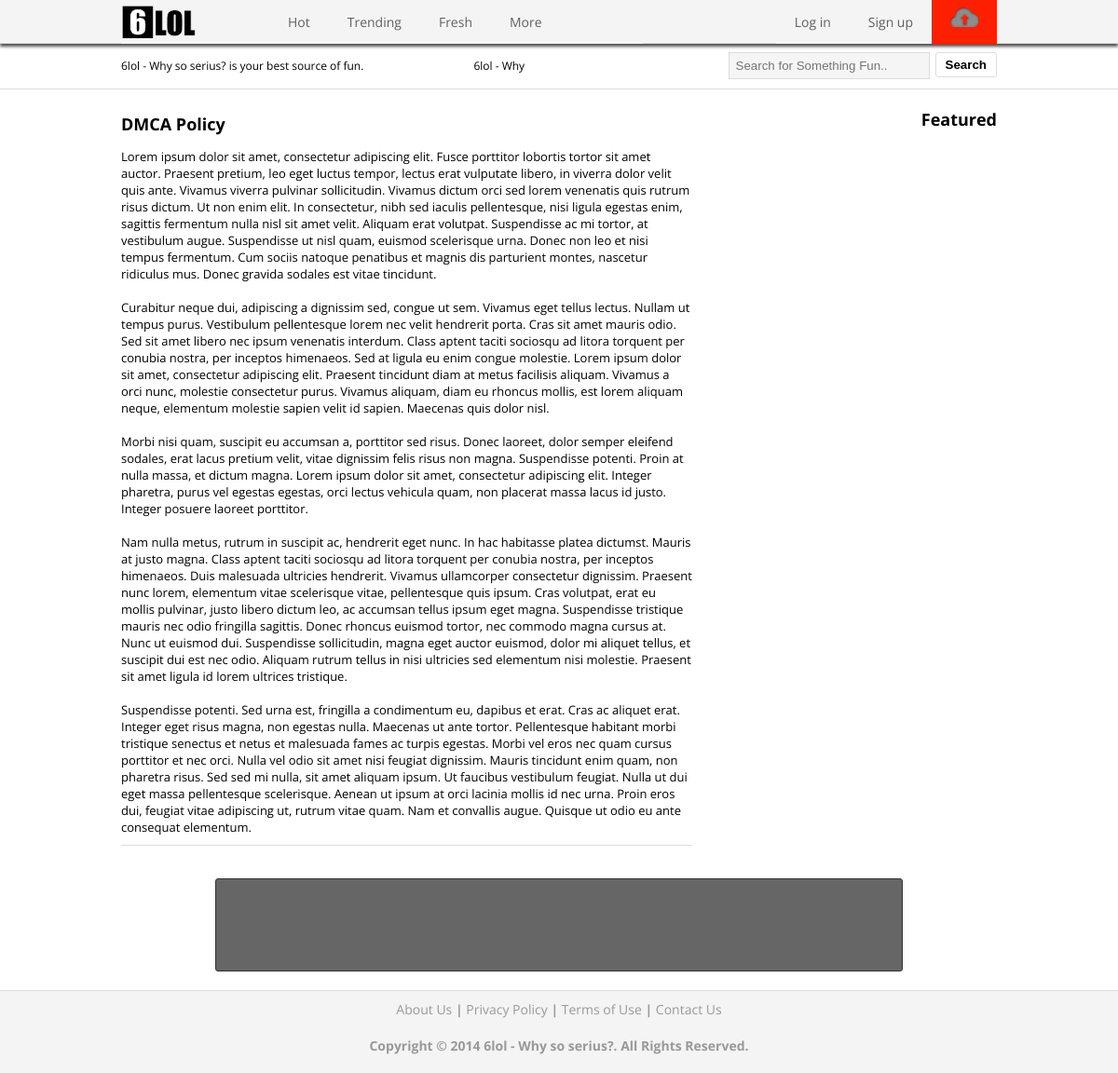
/dmca.php, run on the app's committed database.
### tables this page shows
CREATE TABLE IF NOT EXISTS `settings` (
  `id` int(1) NOT NULL,
  `name` varchar(100) NOT NULL,
  `siteurl` varchar(500) NOT NULL,
  `keywords` varchar(255) NOT NULL,
  `descrp` varchar(255) NOT NULL,
  `email` varchar(100) NOT NULL,
  `fbapp` varchar(500) NOT NULL,
  `active` int(11) NOT NULL,
  `open_posts` int(11) NOT NULL,
  `fbpage` varchar(900) NOT NULL,
  `twitter` varchar(500) NOT NULL,
  `gplus` varchar(500) NOT NULL,
  `template` varchar(255) NOT NULL,
  `site_hits` int(11) NOT NULL,
  PRIMARY KEY (`id`)
);

CREATE TABLE IF NOT EXISTS `pages` (
  `id` int(11) NOT NULL,
  `page` longtext NOT NULL,
  PRIMARY KEY (`id`)
);

### dmca.php (the view)
<?php include ('header.php');?>
<section id="left">
<div class="post-box">
<header class="post-header">
<div class="post-title"><h1>DMCA Policy</h1></div>
<div class="post-footer"></div>
</header>
<?php
if($PageSql = $db->prepare("SELECT * FROM  pages WHERE id='4'")){
	$PageSql->execute();
    $PageRow = $PageSql->fetch();
?>
<div class="post-page"><p><?php echo $PageRow['page'];?></p></div>
<?php
}else{
	 printf("Error: %s\n", $db->error);
}
?>
</div>
</section>
<section id="right"><?php include ('right_blocks.php');?></section>
<?php include ('footer.php');?>

### header.php (shortened to what this page needs)
<?php session_start();
include('db.php');
if($squ = $db->prepare("SELECT * FROM settings WHERE id='1'")){
	$squ->execute();
	$settings = $squ->fetch();
}else{
	 printf("Error: %s\n", $db->error);
}
?>
<!doctype html>
<html>
<head>
<link href="templates/<?php echo $settings['template'];?>/css/style.css" rel="stylesheet" type="text/css">
</head>
<body>
<header id="main-header">
	<div id="top-header">
	<div class="center-header">
	<div class="header-left">
	<div id="logo"><a href="index.php"><img src="images/logo.png" width="80" height="auto" alt="<?php echo $settings['name'];?>"></a></div>
	<nav id="main-menu">
	<ul>
	   <li><a href="hot.php"><span>Hot</span></a></li>
	   <li><a href="trending.php"><span>Trending</span></a></li>
	   <li><a href="fresh.php"><span>Fresh</span></a></li>
	   <li class="has-sub"><a href="#"><span>More</span></a>
	   </li>
	</ul>
	</nav>
	</div>
	<div class="header-right">
	<nav id="user-menu">
	<ul>
	<?php if(!isset($_SESSION['username'])){?>
	   <li><a href="login.php" class="login-links"><span>Log in</span></a></li>
	   <li><a href="register.php" class="login-links"><span>Sign up</span></a></li>
	   <li class="red-btton"><a href="login.php" class="login-links" title="upload"><img src="images/upload.png" width="30px" height="auto"/></a></li>
	<?php }?>
	</ul>
	</nav>
    </div>
	</div>
	</div>
	<div id="bottom-header">
	<div class="center-header">
	<div class="header-bottom-left"><div id="slogan"><?php echo $settings['name'];?> is your best source of fun.</div>
	<div id="social-love">
	<div id="fb-button-div">
	</div>
	<div id="twitter-button-div">
	<a href="<?php echo $settings['twitter'];?>" class="twitter-follow-button" data-show-count="false" data-show-screen-name="false" data-lang="en"><?php echo $settings['name']; ?></a>
	</div>
	<div id="google-button-div">
	</div>
	</div>
	</div>
	<div id="search-box">
	<form name="search" id="search" method="get" action="search.php">
	<input type="text" tabindex="1" class="input" id="term" name="term" placeholder="Search for Something Fun.."/>
	<button type="submit" tabindex="2" class="search-button" id="submit">Search</button>
	</form>
	</div>
	</div>
	</div>
</header>
<div id="container">

### footer.php (shortened to what this page needs)
</div>
<footer>
<div class="fotter-center">
<?php
if(!empty($Ad3)){?>
<div class="ad">
</div>
<?php } ?>
</div>
<div id="footer-bootm">
<div class="fotter-center">
<div class="footer-info"><a class="footer-links"  href="about_us.php">About Us</a> | <a class="footer-links"  href="privacy_policy.php">Privacy Policy</a> | <a class="footer-links"  href="tos.php">Terms of Use</a> | <a class="footer-links" href="contact_us.php">Contact Us</a></div>
<div class="footer-info">Copyright &#169; <?php echo date("Y");?> <?php echo $settings['name'];?>. All Rights Reserved.</div>
</div>
</div>
</footer>
</body>
</html>

### templates/default/css/style.css (style rules this page uses)
body { margin: 0; background: #FFF; font-family: 'Open Sans', sans-serif; font-size: 12px; }
a:link, a:visited, a:active { text-decoration: none; color: #000; }
a img { border: none; }
h1, h2, h3, h4, h5, h6 { margin: 0; padding: 0; }
p { line-height: 17px; font-weight: normal; margin: 0; padding: 0; }
#main-header { height: 95px; display: block; border-bottom: 1px solid #dddddd; overflow: hidden; width: 100%; }
#logo { width: 159px; height: 47px; display: block; float: left; padding-top: 0.4em ; }
#top-header { background: #f4f4f4; height: 46px; display: block; border-bottom: 1px solid #dddddd; position: fixed; width: 100%; z-index: 20; box-shadow:0px 3px 3px #525050; }
#bottom-header { overflow: hidden; margin-top: 47px; }
.center-header { width: 940px; margin: 0 auto; overflow: hidden; }
.header-left { float: left; width: 675px; overflow: hidden; }
.header-right { float: right; width: 264px; overflow: hidden; }
.header-bottom-left { overflow: hidden; width: 60%; float: left; }
#container { width: 940px; margin: 0 auto; overflow: hidden; min-height: 700px; background: #FFF; padding: 15px 0; }
#main-menu { border: none; border: 0px; margin: 0px; padding: 0px; font-size: 14px; font-weight: bold; width: 560px; }
#main-menu ul { background: #f4f4f4; height: 47px; list-style: none; margin: 0; padding: 0; }
#main-menu li { float: left; padding: 0px; }
#main-menu li a { background: #f4f4f4; display: block; font-weight: normal; line-height: 47px; margin: 0px; padding: 0px 20px; text-align: center; text-decoration: none; }
#main-menu > ul > li > a { color: #606060; }
#user-menu { border: none; border: 0px; margin: 0px; padding: 0px; font-size: 14px; font-weight: lighter; float: right; right: 150px; }
#user-menu ul { background: #f4f4f4; height: 47px; list-style: none; margin: 0; padding: 0; }
#user-menu li { float: left; padding: 0px; }
#user-menu li a { background: #f4f4f4; display: block; font-weight: normal; line-height: 47px; margin: 0px; padding: 0px 20px; text-align: center; text-decoration: none; }
#user-menu > ul > li > a { color: #606060; }
#user-menu> ul> li.red-btton> a { background: #fd2000; color: #FFF; font-weight: bold; cursor: pointer; }
#left { width: 615px; min-height: 300px; background: #FFF; float: left; overflow: hidden; }
#right { width: 315px; min-height: 300px; background: #FFF; float: right; overflow: hidden; }
.post-box { width: 613px; overflow: hidden; padding: 10px 0; border-bottom: 1px solid #dddddd; }
.post-header { overflow: hidden; width: 100%; }
.post-title { padding-bottom: 4px; }
.post-footer { padding-bottom: 10px; color: #999; }
#social-love { float: left; margin: 0; padding: 0; overflow: hidden; }
#fb-button-div { float: left; height: 20px; width: 88px; overflow: hidden; margin: 15px 10px 0 20px; padding: 0; }
#twitter-button-div { float: left; padding: 0; height: 20px; width: 64px; overflow: hidden; margin: 15px 10px 0 0px; }
#google-button-div { float: left; padding: 0; height: 20px; width: 88px; overflow: hidden; margin: 15px 10px 0 0px; }
#slogan { float: left; line-height: 47px; }
#search-box { float: right; overflow: hidden; margin: 9px 0; }
#search-box .search-button { float: right; background: #FFF; color: #000; border: 1px solid #dddddd; font-weight: bold; padding: 5px 10px; -webkit-border-radius: 3px; -moz-border-radius: 3px; border-radius: 3px; }
#search-box input { padding: 6px 7px; width: 200px; border: 1px solid #dddddd; margin-right: 6px; background: #F5F5F5; }
img { max-width: 100%; height: auto; width: auto\9; }
.ad { width: 728px; height: 90px; display: block; background: #666; margin: 10px auto; padding: 4px; border: 1px solid #333333; -webkit-border-radius: 3px; -moz-border-radius: 3px; border-radius: 3px; }
.post-page p { font-size: 13px; line-height: 18px; }
footer { display: block; padding-bottom: 0; overflow: hidden; }
.fotter-center { margin: 0 auto; width: 940px; overflow: hidden; padding: 10px; }
#footer-bootm { width: 100%; background-color: #f4f4f4; overflow: hidden; border-top: 1px solid #dddddd; }
.footer-info { color: #999; font-size: 14px; font-weight: bold; text-align: center; margin-bottom: 10px; overflow: hidden; }
.footer-links:link, .footer-links:visited { color: #999; font-size: 14px; font-weight: normal; }

### data on the page
settings: name "6lol - Why so serius?", name "6lol - Why…"
pages: page "Lorem ipsum dolor sit amet, consectetur adipiscing elit. Fusce porttitor lobortis tortor sit amet auctor. Praesent pretium, leo eget luctus tempor, lectus erat vulputate libero, in viverra dolor velit quis ante. Vivamus viverra pulvinar sollicitudin. Vivamus dictum orci sed lorem venenatis quis rutrum risus dictum. Ut non enim elit. In consectetur, nibh sed iaculis pellentesque, nisi ligula egestas enim, sagittis fermentum nulla nisl sit amet velit. Aliquam erat volutpat. Suspendisse ac mi tortor, at vestibulum augue. Suspendisse ut nisl quam, euismod scelerisque urna. Donec non leo et nisi tempus fermentum. Cum sociis natoque penatibus et magnis dis parturient montes, nascetur ridiculus…"
